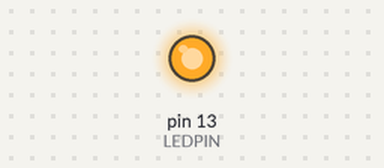
Recording of a sketch running on a simulated Arduino Uno, built with avr-gcc and run on an emulated ATmega328P. Shown: output pins drawn as LEDs (lit = HIGH).

Above: at 0.05 s.
At 5.4 s:
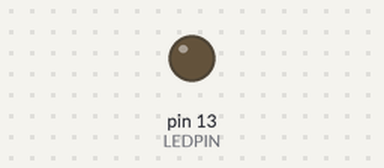
Timing chart, 0 to 9.1 s (numbered marks = the images above):
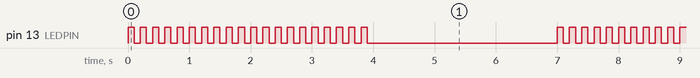

Measured:
- by itself, pin 13 (LEDPIN): repeats every 7.0 s: HIGH 0.10 s, LOW 3.1 s, 19 × (HIGH 0.10 s, LOW 0.10 s)
- by itself, everything shown: repeats every 7.0 s, in 40 steps

The sketch:

delay_loop.ino
```cpp
const int LEDPIN = 13;
int PAUSE_MS = 3000;
int delayPeriod = 100;

void setup() {
  pinMode(LEDPIN, OUTPUT);
}

void loop() {
  for(int i=0; i<20; i++)
  {
    digitalWrite(LEDPIN, HIGH);
    delay(delayPeriod);
    digitalWrite(LEDPIN, LOW);
    delay(delayPeriod);
  }
  delay(PAUSE_MS);
}
```
